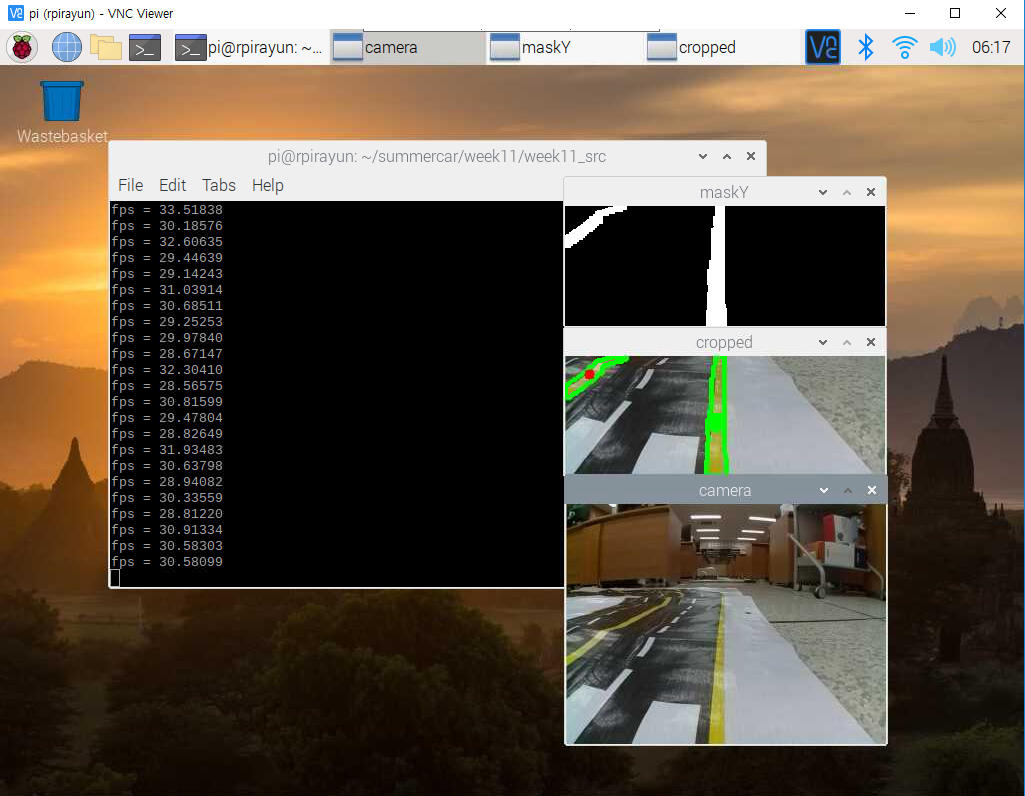
#> input picture 11주차/control1.png, 1025 x 796 px
$ python -i tracer.py   (imports and definitions only)
#> lines starting #> are read from the running program, lines starting #| are printed output that depends on the picture; after the words box and inside, x2 and y2 are one past the last pixel; in counts of white or black regions, pixels touching at a corner belong together
#> further down, picture is the input picture: shape (796, 1025, 3); mean B, G, R 71.9, 85.6, 96.9

import cv2 as cv
import numpy as np
import threading, time
import SDcar
import traceback
import time

enable_auto = False

# [52 lines left out: functions func_thread, key_cmd, maskYellow_BGR, not called in this run]

def maskYellow_HSV(frame):
    hsv = cv.cvtColor(frame, cv.COLOR_BGR2HSV)
#> hsv: shape (796, 1025, 3); mean H, S, V 19.2, 82.9, 100
    #hsv = cv.GaussianBlur(hsv, (7,7), cv.BORDER_DEFAULT)
    maskY = cv.inRange(hsv, (25,50,100), (35, 255,255))
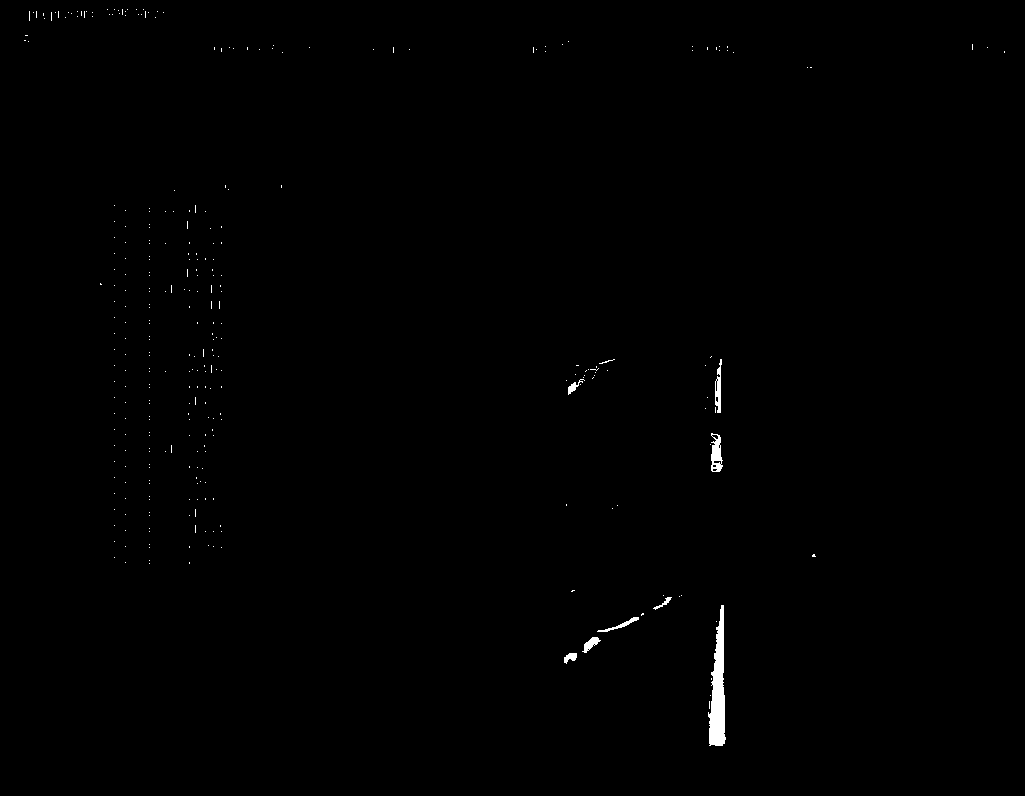
#> maskY: shape (796, 1025); 0.38% white; 315 white regions (306 under 20 px), largest, box (x1, y1, x2, y2) and area: (708, 605, 726, 746) 1504, (711, 433, 723, 472) 304, (715, 359, 722, 413) 217
    maskY = cv.dilate(maskY, np.ones((3,3),np.uint8), iterations=2)
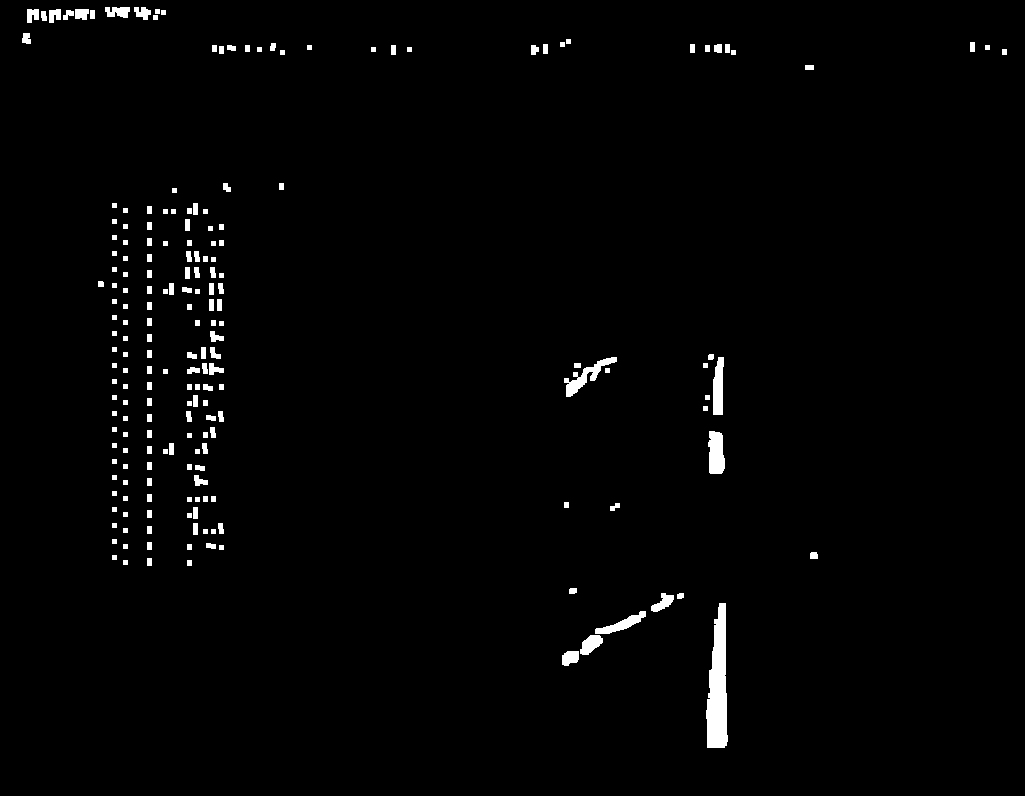
#> maskY: shape (796, 1025); 1.6% white; 202 white regions, largest, box (x1, y1, x2, y2) and area: (706, 603, 728, 748) 2266, (708, 431, 725, 474) 611, (564, 357, 617, 397) 602
    return maskY

maskYellow = maskYellow_BGR
eps = 1e-6
speed = 30


# [98 lines left out: function main, not called in this run]

# [14 lines not run here, left out]

>>> import cv2
>>> picture = cv2.imread('control1.png')
>>> result = maskYellow_HSV(picture)
